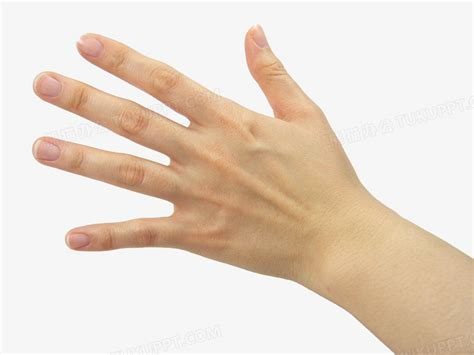
#> input picture opencv/day8/hand.jpeg, 474 x 355 px, found by its file name
$ jupyter execute --allow-errors day1.ipynb
#> lines starting #> are read from the running program, lines starting #| are printed output that depends on the picture; after the words box and inside, x2 and y2 are one past the last pixel; in counts of white or black regions, pixels touching at a corner belong together
# 多边形逼近与凸包

>> 多边形逼近
确定多边形的几个特征点，来逼近多边形——拟合

>> 凸包
利用突出的图像来拟合物体的轮廓

[cell 1]
import cv2
import numpy as np

'''
多边形逼近API
curve:轮廓
epsilon:精度
closed:是否闭合

凸包API
points:轮廓的索引
clockwise:方向
'''

def drawShape(src,points):
    i = 0
    for i in range(len(points)):
        if i == len(points)-1:
            x,y = points[i][0]
            x1,y1 = points[0][0]
            cv2.line(src,(x,y),(x1,y1),(0,0,255),thickness=1)
        else:
            x,y = points[i][0]
            x1,y1 = points[i+1][0]
            cv2.line(src,(x,y),(x1,y1),(0,0,255),thickness=1)


hand = cv2.imread("/Users/duchengtai/Library/Mobile Documents/com~apple~CloudDocs/code- iCloud/opencv/day8/hand.jpeg")
#> hand is the input picture: shape (355, 474, 3); mean B, G, R 202.2, 216.2, 231

# 对图片进行灰度华和二值化处理
hand_gray = cv2.cvtColor(hand,cv2.COLOR_BGR2GRAY)
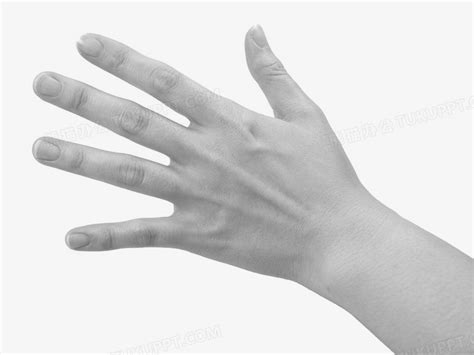
#> hand_gray: shape (355, 474); min 106, max 255, mean 219
threshold, binary = cv2.threshold(hand_gray,230,255,cv2.THRESH_BINARY)
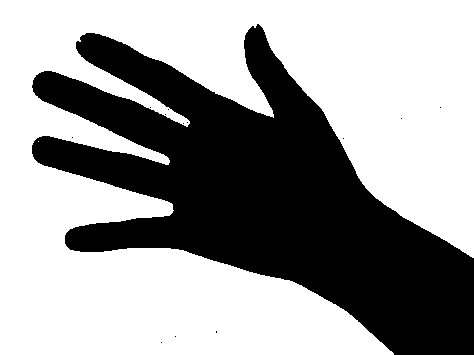
#> binary: shape (355, 474); 61.5% white; 13 black regions (12 under 20 px)

# 查找轮廓
contours,hierarchy = cv2.findContours(binary,cv2.RETR_TREE,cv2.CHAIN_APPROX_SIMPLE)
#> contours = 14 contours, 13 with area under 20; largest, box (x1, y1, x2, y2) and area: (0, 0, 474, 355) 101794
# 绘制轮廓
#> (the rest of this cell did not finish here and is left out)

$ run again, with opencv/day8/woman.jpg copied over opencv/day8/hand.jpeg
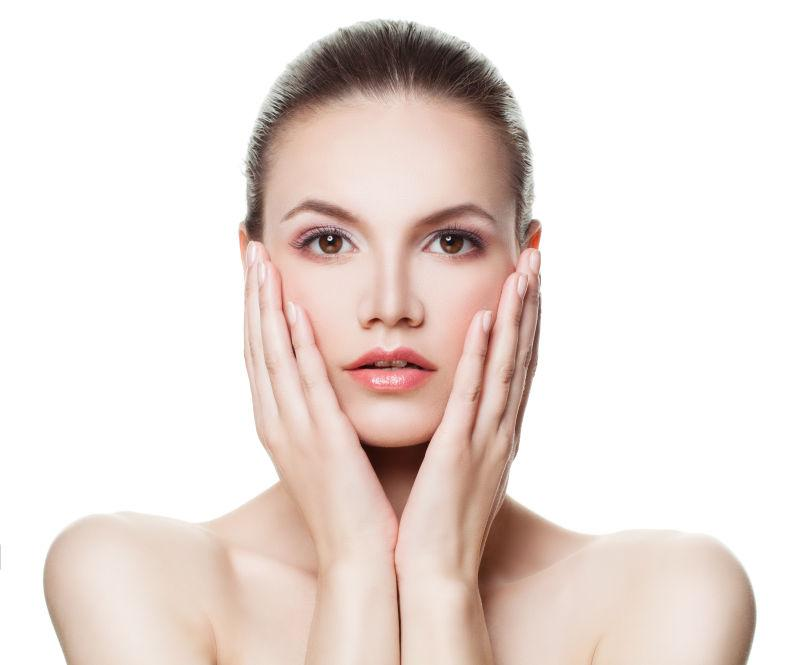
#> input picture opencv/day8/woman.jpg, 800 x 665 px, found by its file name
#> hand is the input picture: shape (665, 800, 3); mean B, G, R 217.6, 222.6, 234.5
#> `hand_gray = cv2.cvtColor(hand,cv2.COLOR_BGR2GRAY)`:
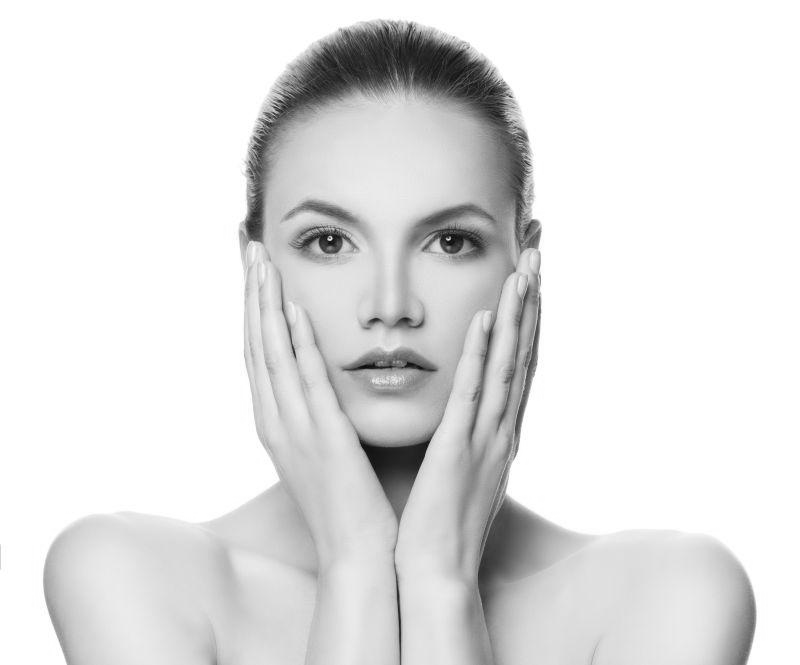
#> hand_gray: shape (665, 800); min 5, max 255, mean 225.6
#> `threshold, binary = cv2.threshold(hand_gray,230,255,cv2.THRESH_BINARY)`:
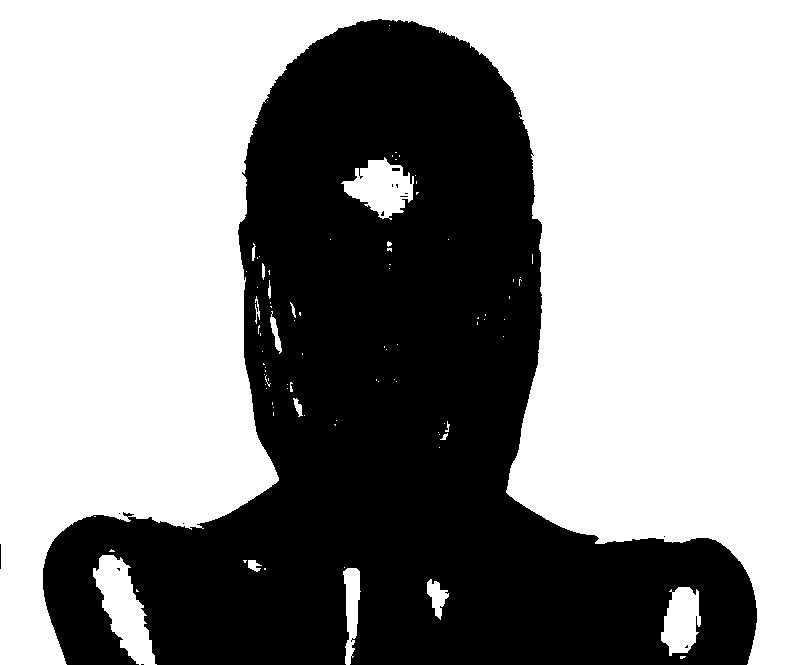
#> binary: shape (665, 800); 58.8% white; 14 black regions (11 under 20 px)
#> contours = 106 contours, 91 with area under 20; largest, box (x1, y1, x2, y2) and area: (0, 0, 800, 665) 300506, (93, 555, 157, 665) 3303, (341, 157, 414, 220) 2504, (661, 587, 701, 656) 1856, (343, 568, 361, 665) 950
